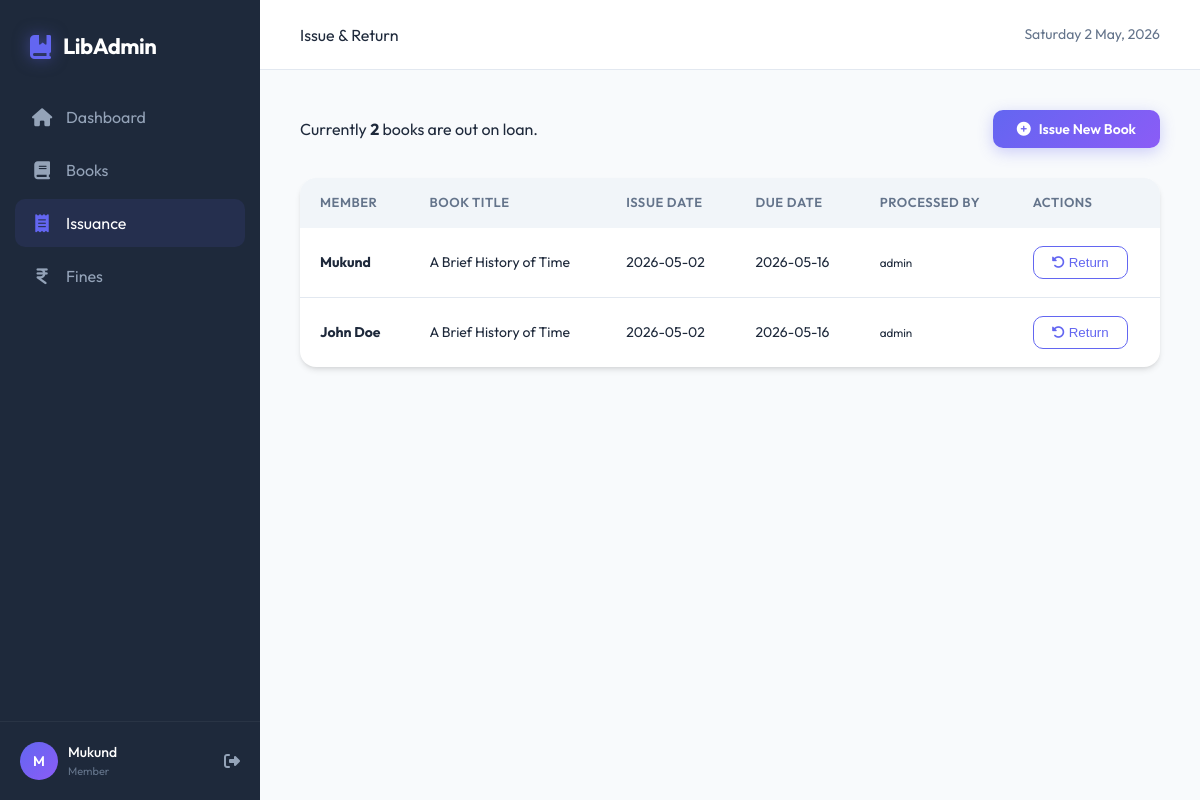
The app's page /issues (signed in) with its own data.
### tables this page shows
CREATE TABLE members (
    id INTEGER PRIMARY KEY AUTOINCREMENT,
    name VARCHAR(255) NOT NULL,
    email VARCHAR(255) UNIQUE NOT NULL,
    phone VARCHAR(20) NOT NULL,
    joined_date DATE NOT NULL,
    password_hash VARCHAR(512),
    created_by VARCHAR(255),
    notes TEXT
);

CREATE TABLE issues (
    id INTEGER PRIMARY KEY AUTOINCREMENT,
    book_id INTEGER NOT NULL,
    member_id INTEGER NOT NULL,
    issue_date DATE NOT NULL,
    due_date DATE NOT NULL,
    return_date DATE,
    status VARCHAR(20) NOT NULL DEFAULT 'issued',
    processed_by VARCHAR(255),
    FOREIGN KEY(book_id) REFERENCES books(id),
    FOREIGN KEY(member_id) REFERENCES members(id)
);

CREATE TABLE books (
    id INTEGER PRIMARY KEY AUTOINCREMENT,
    title VARCHAR(255) NOT NULL,
    author VARCHAR(255) NOT NULL,
    isbn VARCHAR(20) UNIQUE NOT NULL,
    category_id INTEGER,
    qty INTEGER NOT NULL DEFAULT 1,
    available_qty INTEGER NOT NULL DEFAULT 1,
    created_by VARCHAR(255),
    notes TEXT,
    FOREIGN KEY(category_id) REFERENCES categories(id)
);

### routes/issues.py (the view)
@issues_bp.route('/issues')
@login_required
def index():
    issues = query_db('''
        SELECT i.*, b.title, m.name as member_name
        FROM issues i
        JOIN books b ON i.book_id = b.id
        JOIN members m ON i.member_id = m.id
        WHERE i.status = 'issued'
    ''')
    return render_template('issues.html', issues=issues)

### db.py (called while the page is built)
def get_db():
    db = getattr(g, '_database', None)
    if db is None:
        db = g._database = sqlite3.connect(Config.DATABASE_PATH)
        db.row_factory = sqlite3.Row
        db.execute("PRAGMA foreign_keys = ON")
    return db

def close_connection(exception):
    db = getattr(g, '_database', None)
    if db is not None:
        db.close()

def query_db(query, args=(), one=False):
    db = get_db()
    cur = db.execute(query, args)
    rv = cur.fetchall()
    cur.close()
    return (rv[0] if rv else None) if one else rv

### routes/auth.py (called while the page is built)
def login_required(f):
    from functools import wraps
    @wraps(f)
    def decorated_function(*args, **kwargs):
        if 'user_id' not in session:
            return redirect(url_for('auth.login'))
        return f(*args, **kwargs)
    return decorated_function

### templates/issues.html (shortened to what this page needs)
{% extends 'base.html' %}
{% block title %}Issue & Return{% endblock %}
{% block content %}
<div class="page-header-actions">
    <div class="header-info">
        <p>Currently <strong>{{ issues|length }}</strong> books are out on loan.</p>
    </div>
    <button class="btn-primary" onclick="openModal('issueBookModal')">
        <i class="fa-solid fa-plus-circle"></i> Issue New Book
    </button>
</div>
<div class="table-container shadow">
    <table>
        <thead>
            <tr>
                <th>Member</th>
                <th>Book Title</th>
                <th>Issue Date</th>
                <th>Due Date</th>
                <th>Processed By</th>
                <th>Actions</th>
            </tr>
        </thead>
        <tbody>
            {% for issue in issues %}
            <tr>
                <td><strong>{{ issue.member_name }}</strong></td>
                <td>{{ issue.title }}</td>
                <td>{{ issue.issue_date }}</td>
                <td>
                    <span class="due-date">{{ issue.due_date }}</span>
                </td>
                <td><small>{{ issue.processed_by or 'System' }}</small></td>
                <td>
                    <form action="{{ url_for('issues.return_book', id=issue.id) }}" method="POST" style="display:inline;">
                        <button type="submit" class="btn-outline btn-sm">
                            <i class="fa-solid fa-rotate-left"></i> Return
                        </button>
                    </form>
                </td>
            </tr>
            {% else %}
            <tr>
                <td colspan="5" class="text-center">No books currently issued.</td>
            </tr>
            {% endfor %}
        </tbody>
    </table>
</div>
{% endblock %}

### templates/base.html (shortened to what this page needs)
<!DOCTYPE html>
<html lang="en">
<head>
    <link rel="stylesheet" href="https://cdnjs.cloudflare.com/ajax/libs/font-awesome/6.4.0/css/all.min.css">
    <link rel="stylesheet" href="{{ url_for('static', filename='css/style.css') }}">
</head>
<body>
    <div class="app-container">
        <aside class="sidebar">
            <div class="sidebar-header">
                <i class="fa-solid fa-book-bookmark logo-icon"></i>
                <span class="logo-text">LibAdmin</span>
            </div>
            <nav class="sidebar-nav">
                <a href="{{ url_for('dashboard.index') }}" class="nav-link {% if request.endpoint == 'dashboard.index' %}active{% endif %}">
                    <i class="fa-solid fa-house"></i> <span>Dashboard</span>
                </a>
                <a href="{{ url_for('books.index') }}" class="nav-link {% if 'books' in request.endpoint %}active{% endif %}">
                    <i class="fa-solid fa-book"></i> <span>Books</span>
                </a>
                <a href="{{ url_for('issues.index') }}" class="nav-link {% if 'issues' in request.endpoint %}active{% endif %}">
                    <i class="fa-solid fa-receipt"></i> <span>Issuance</span>
                </a>
                <a href="{{ url_for('fines.index') }}" class="nav-link {% if 'fines' in request.endpoint %}active{% endif %}">
                    <i class="fa-solid fa-indian-rupee-sign"></i> <span>Fines</span>
                </a>
            </nav>
            <div class="sidebar-footer">
                <div class="user-info">
                    <div class="avatar">{{ session.get('username', 'U')[0].upper() }}</div>
                    <div class="username-wrap">
                        <span class="username">{{ session.get('username', 'Guest') }}</span>
                        <span class="role">{{ 'Library Admin' if session.get('role') == 'admin' else 'Member' }}</span>
                    </div>
                </div>
                <a href="{{ url_for('auth.logout') }}" class="logout-btn">
                    <i class="fa-solid fa-right-from-bracket"></i>
                </a>
            </div>
        </aside>
        <main class="main-content">
            <header class="top-nav">
                <div class="page-title">
                    {% block title %}Dashboard{% endblock %}
                </div>
                <div class="top-nav-actions">
                    <div class="date-display" id="currentDate"></div>
                </div>
            </header>
            <div class="content-body">
                {% block content %}{% endblock %}
            </div>
        </main>
    </div>
</body>
</html>

### static/css/style.css (style rules this page uses)
:root { --primary: #6366f1; --primary-hover: #4f46e5; --secondary: #64748b; --bg-body: #f8fafc; --bg-card: #ffffff; --sidebar-bg: #1e293b; --text-main: #1e293b; --text-muted: #64748b; --border-color: #e2e8f0; --table-header: #f1f5f9; --success: #10b981; --warning: #f59e0b; --danger: #ef4444; --info: #3b82f6; --purple: #8b5cf6; --blue: #3b82f6; --green: #10b981; --orange: #f59e0b; --red: #ef4444; --radius-sm: 6px; --radius-md: 10px; --radius-lg: 16px; --shadow-sm: 0 1px 2px 0 rgb(0 0 0 / 0.05); --shadow-md: 0 4px 6px -1px rgb(0 0 0 / 0.1), 0 2px 4px -2px rgb(0 0 0 / 0.1); --shadow-lg: 0 10px 15px -3px rgb(0 0 0 / 0.1), 0 4px 6px -4px rgb(0 0 0 / 0.1); --transition: all 0.3s cubic-bezier(0.4, 0, 0.2, 1); }
* { margin: 0; padding: 0; box-sizing: border-box; }
body { font-family: 'Outfit', sans-serif; background-color: var(--bg-body); color: var(--text-main); line-height: 1.5; overflow-x: hidden; }
.app-container { display: flex; min-height: 100vh; }
.sidebar { width: 260px; background-color: var(--sidebar-bg); color: #fff; display: flex; flex-direction: column; position: fixed; height: 100vh; z-index: 100; transition: var(--transition); }
.sidebar-header { padding: 30px; display: flex; align-items: center; gap: 12px; }
.logo-icon { font-size: 24px; color: var(--primary); filter: drop-shadow(0 0 8px rgba(99, 102, 241, 0.5)); }
.logo-text { font-size: 22px; font-weight: 700; letter-spacing: -0.5px; }
.sidebar-nav { flex: 1; padding: 0 15px; }
.nav-link { display: flex; align-items: center; gap: 12px; padding: 12px 15px; color: #94a3b8; text-decoration: none; border-radius: var(--radius-md); margin-bottom: 5px; transition: var(--transition); }
.nav-link i { font-size: 18px; width: 24px; text-align: center; }
.nav-link:hover, .nav-link.active { background-color: rgba(99, 102, 241, 0.1); color: #fff; }
.nav-link.active i { color: var(--primary); }
.sidebar-footer { padding: 20px; border-top: 1px solid rgba(255,255,255,0.05); display: flex; align-items: center; justify-content: space-between; }
.user-info { display: flex; align-items: center; gap: 10px; }
.avatar { width: 38px; height: 38px; background: linear-gradient(135deg, var(--primary), var(--purple)); border-radius: 50%; display: flex; align-items: center; justify-content: center; font-weight: 600; font-size: 14px; }
.username-wrap { display: flex; flex-direction: column; }
.username { font-size: 14px; font-weight: 500; }
.role { font-size: 11px; color: #64748b; }
.logout-btn { color: #94a3b8; transition: var(--transition); }
.main-content { flex: 1; margin-left: 260px; padding: 0; min-height: 100vh; display: flex; flex-direction: column; }
.top-nav { height: 70px; background-color: #fff; border-bottom: 1px solid var(--border-color); display: flex; align-items: center; justify-content: space-between; padding: 0 40px; position: sticky; top: 0; z-index: 90; }
.date-display { font-size: 14px; color: var(--text-muted); }
.content-body { padding: 40px; flex: 1; }
.table-container { background: white; border-radius: var(--radius-lg); overflow: hidden; margin-top: 20px; }
.table-container.shadow { box-shadow: var(--shadow-md); }
table { width: 100%; border-collapse: collapse; }
th { background-color: var(--table-header); padding: 15px 20px; text-align: left; font-size: 13px; font-weight: 600; text-transform: uppercase; letter-spacing: 0.5px; color: var(--secondary); }
td { padding: 18px 20px; border-bottom: 1px solid var(--border-color); font-size: 14px; }
tr:last-child td { border-bottom: none; }
.btn-primary { background: linear-gradient(135deg, var(--primary), var(--purple)); color: white; border: none; padding: 10px 24px; border-radius: var(--radius-md); font-family: inherit; font-weight: 600; font-size: 14px; cursor: pointer; transition: var(--transition); display: inline-flex; align-items: center; gap: 8px; box-shadow: 0 4px 15px rgba(99, 102, 241, 0.3); }
.btn-outline { background: transparent; border: 1px solid var(--primary); color: var(--primary); padding: 8px 18px; border-radius: var(--radius-md); cursor: pointer; transition: var(--transition); }
.page-header-actions { display: flex; justify-content: space-between; align-items: center; margin-bottom: 30px; }

### records on screen
members: get "Mukund"
issues: member_name "Mukund", title "A Brief History of Time", issue_date "2026-05-02", due_date "2026-05-16", processed_by "admin"
issues: member_name "John Doe", title "A Brief History of Time", issue_date "2026-05-02", due_date "2026-05-16", processed_by "admin"

### other values on screen
{{ session.get('username', 'U')[0].upper() }} "M"
{{ 'Library Admin' if session.get('role') == 'admin' else 'Member' }} "Member"
{{ issues|length }} "2"
